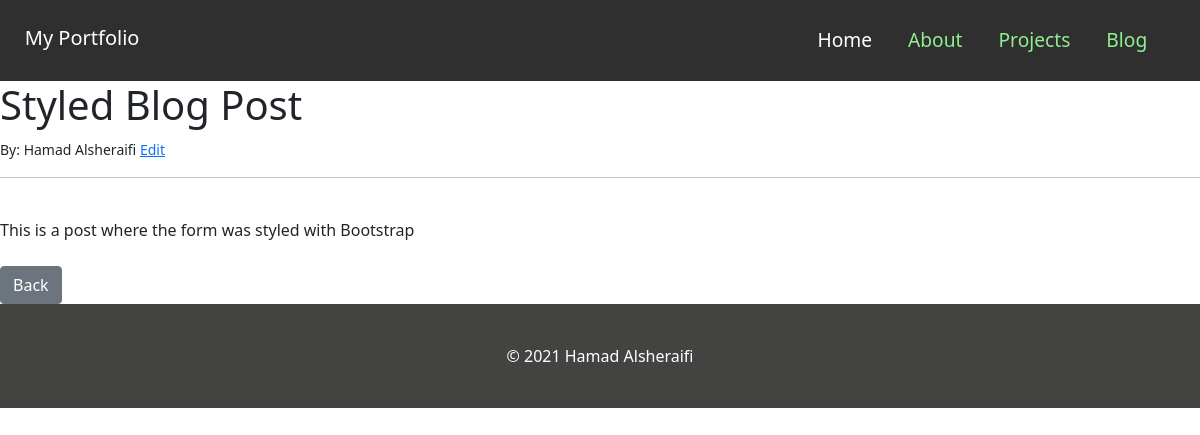
Before: /article/6 with the older database file.
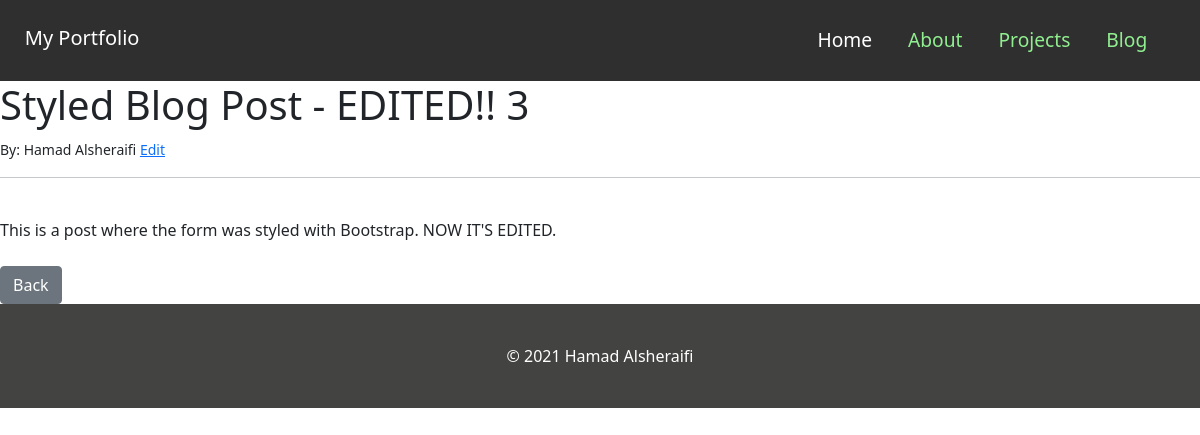
After: the same page with the newer database file.
### website/models.py (models this page shows, shortened)
class Post(models.Model):
    title = models.CharField(max_length=255)
    title_tag = models.CharField(max_length=255)
    author = models.ForeignKey(User, on_delete=models.CASCADE)
    body = models.TextField()

### website/views.py (the view)
# urls.py: path('article/<int:pk>', ArticleDetailView.as_view(), name='article-detail'),
class ArticleDetailView(DetailView):
    model = Post
    template_name = 'article_details.html'

### website/templates/article_details.html (shortened to what this page needs)
{% extends 'base.html' %}
{% block content %}
    <h1>{{ post.title }}</h1>
    <small>By: {{ post.author.first_name }} {{ post.author.last_name }}
        <a href="{% url 'update_post' post.pk%}">Edit</a></small><br><hr><br>
    {{ post.body }}
    <br><br>
    <a href="{% url 'blog' %}" class="btn btn-secondary">Back</a>
{% endblock %}

Changed rows visible on the page:
changed Post "Hamad": title "Styled Blog Post" → "Styled Blog Post - EDITED!! 3"; body "This is a post where the form was styled with Bootstrap" → "This is a post where the form was styled with Bootstrap. NOW IT'S EDITED."
